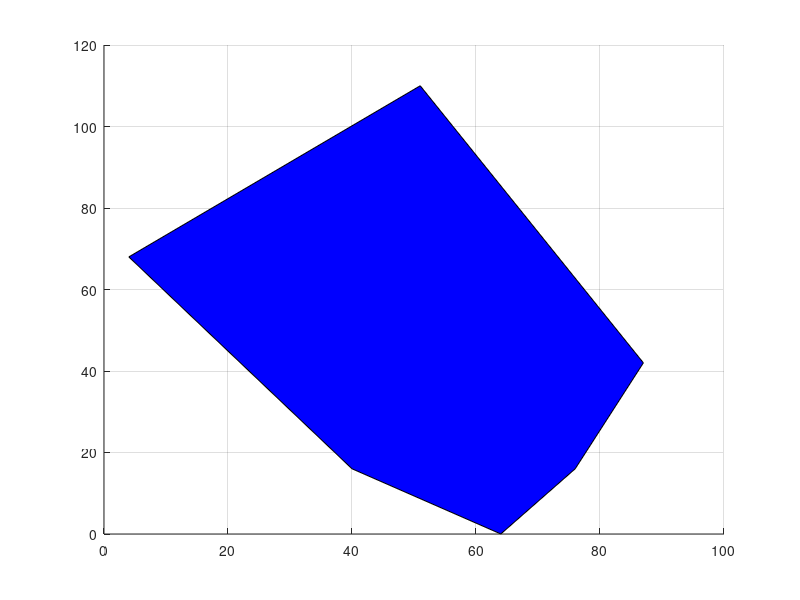

MATLAB code for this plot: (Note: this script raises an error after producing the figure.)
function Display1000
X = [25,70,51,64,40,75,4,4,76,87,33,24,0,14,52,12,3,14,8,14,119,98,115,27,0,87,15,15,119,106,117,90,95,116,78,16,113,110,101,78,77,87,105,87,87,77,77,76,76,76,105,87,87,87,76,105,76,105,87,76,42,87,59,77,77,59,42,42,51,87]
Y = [83,34,110,0,16,16,68,68,16,42,57,35,33,14,71,28,67,51,24,51,0,22,41,119,106,42,103,100,21,65,117,58,107,89,88,101,102,105,70,69,15,42,65,42,42,15,15,119,119,119,65,42,42,42,119,65,119,65,42,119,40,42,85,15,17,84,40,40,43,42]
c=zeros(70, 3)
for j=1:10,
    c(j, 1) = 0;
    c(j, 2) = 0;
    c(j, 3) = 1;
end
for j=11:20,
   c(j, 1) = 1;
  c(j, 2) = 0;
    c(j, 3) = 0;
end
for j=21:30,
    c(j, 1) = 0;
    c(j, 2) = 1;
    c(j, 3) = 0;
end
for j=31:40,
    c(j, 1) = 0;
    c(j, 2) = 0;
    c(j, 3) = 0;
end
for j=41:70,
    c(j, 1) = 1;
    c(j, 2) = 0;
    c(j, 3) = 1;
end
pointX0 = [64.0,76.0,87.0,51.0,4.0,40.0]
pointY0 = [0.0,16.0,42.0,110.0,68.0,16.0]
pointX1 = [14.0,52.0,3.0,0.0]
pointY1 = [14.0,71.0,67.0,33.0]
pointX2 = [119.0,119.0,115.0,106.0,27.0,0.0]
pointY2 = [0.0,21.0,41.0,65.0,119.0,106.0]
pointX3 = [90.0,101.0,116.0,117.0,16.0]
pointY3 = [58.0,70.0,89.0,117.0,101.0]
figure
grid on
hold on
fill( pointX0, pointY0, 'b')
alpha(0.3)
hold on
fill(pointX1, pointY1, 'r')
alpha(0.3)
hold on
fill(pointX2, pointY2, 'g')
alpha(0.3)
hold on
fill(pointX3, pointY3, 'black')
alpha(0.3)
h = scatter(X,Y, 70, c);
end
